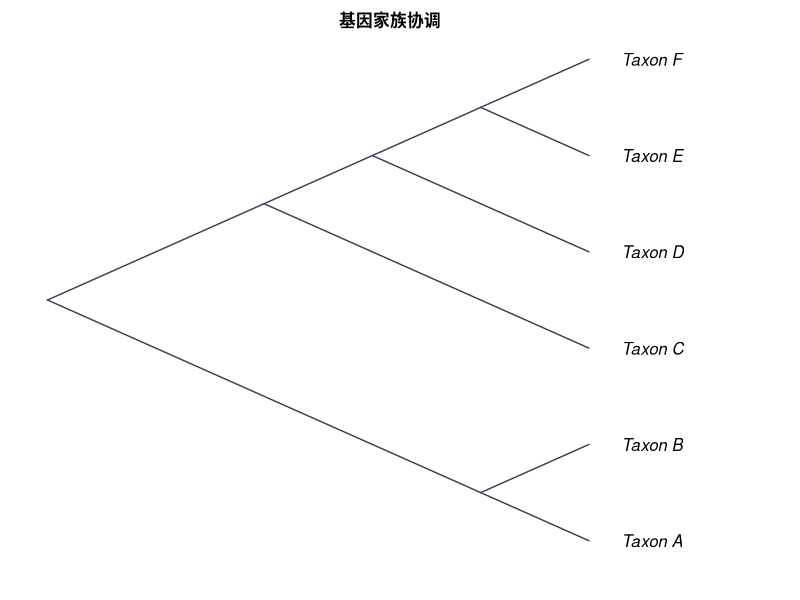

Recreate this plot in R.
#!/usr/bin/env Rscript
# CladeForge reproducible-analysis script
# Project : 基因家族协调
# Format  : CladeForge project v0.2.0
# Software: CladeForge 0.3.1 (this header is the provenance stamp a
#           reproducibility checklist asks for: software version, generation
#           time and the analysis parameters are printed beside the numbers)
# Generated: (timestamp omitted in fixture)
#
# PARAMETER SUMMARY (what the app used):
#   * parsimony: tie-break = parent-state first, then tip frequency, then
#     declaration order; the reported single path is ONE of possibly many
#     equally parsimonious reconstructions.
#   * Mk: each character's rate is the application's own fit (maximum-likelihood fit (1-D profile over the pruning likelihood)),
#     baked in at generation time; the script replays that number instead of
#     re-fitting, so its posteriors match what the app reported. Characters the
#     app could not fit fall back to 1 / mean(branch length) with a printed
#     note. Display threshold applied post hoc; the posterior is marginal
#     (per-node), NOT joint.
#   * The R implementation below computes the likelihood in ORDINARY space
#     while the app runs in log-space: values agree to floating-point noise on
#     modest trees but can drift on very large or very unbalanced ones.
#   * Node ancestral states asserted by the user in CladeForge are IGNORED by
#     the parsimony baseline (independent reference by design); the R script
#     reproduces that baseline, not the user's hypotheses.
#
# What this script reproduces, and what it does not:
#   REPRODUCED (same algorithms as the application):
#     * Sankoff parsimony with the project's step matrix (advisory baseline);
#     * equal-rates Mk ancestral-state reconstruction (pruning + up-pass), i.e.
#       the posterior probabilities the app reports.
#   APPROXIMATED:
#     * a PDF figure drawn from the same data — character-coloured tips,
#       posterior pies, legend — in the project's cladogram layout
#       (equal branch spacing, like the CladeForge cladogram (branch lengths ignored)). It is NOT a pixel copy of the on-screen figure: manual
#       node positions, collapsed clades, custom reticulation edges, era bands
#       and the interactive ladderising order are GUI state that ape does not
#       consume. The topology, tip labels, states and posteriors are identical;
#       the geometry is a same-data rendering.
#   Branch lengths: present, used as given.
# Run with: Rscript this_file.R   (install.packages("ape") if needed)

library(ape)

# The tree is assembled from vectors rather than parsed from Newick, so every
# label survives byte-exact even where ape's own reader would mangle it.
tree <- structure(
  list(
    edge = matrix(c(7, 8, 7, 9, 8, 1, 8, 2, 9, 3, 9, 10, 10, 4, 10, 11, 11, 5, 11, 6), ncol = 2, byrow = TRUE),
    edge.length = c(40, 40, 60, 60, 60, 30, 30, 15, 15, 15),
    Nnode = 5L,
    tip.label = c("Taxon_A", "Taxon_B", "Taxon_C", "Taxon_D", "Taxon_E", "Taxon_F"),
    node.label = c("物种根", "N1", "N2", "N3", "N4")
  ),
  class = "phylo"
)

# Branch lengths, with an explicit unit-length fallback: a cladogram-only project
# serialises no lengths at all, and 1 / mean(NULL) would poison every
# transition probability below.
bl <- tree$edge.length
if (is.null(bl) || !any(is.finite(bl) & bl > 0)) {
  bl <- rep(1, nrow(tree$edge))
  cat("NOTE: the tree carries no usable branch lengths; Mk probabilities and the\n")
  cat("      figure use unit (equal) branch lengths, i.e. topology-only inference.\n\n")
}

# Equal-rates Mk rate: one expected substitution per mean branch, so the
# transition probabilities are invariant to the tree's absolute scale. Every
# length above is already resolved the way the application resolves it (a
# recorded 0 is a real zero; unset / negative / non-finite became 1), so the mean
# runs over ALL of them — filtering here would drop zero-length and unmeasured
# edges from the average and make this script reconstruct at a different rate
# than the application reports. Deriving it from the fallback-protected bl
# above is what keeps the rate finite for a cladogram-only project.
#
# This fallback rate is used ONLY for a character the application itself could
# not fit (NULL rate below); characters with a baked rate replay the
# application's ML value, so the script's posteriors match the app's instead
# of drifting with the branch-length mean.
rate <- 1 / mean(bl)


characters <- list(

)

# --- helpers ----------------------------------------------------------------

## Equal-rates (ER) Mk transition matrix P(t): the same closed form used by
## CladeForge's inference assistant. The rate is scaled by the mean branch
## length so probabilities are invariant to the tree's absolute scale.
p_er <- function(t, k, rate) {
  e <- exp(-k * rate * t)
  P <- matrix(1 / k, k, k) - (1 / k) * e
  diag(P) <- 1 / k + ((k - 1) / k) * e
  P
}

## Sankoff parsimony down/up pass. 'cost' is k x k; tips absent from tip_states
## are treated as missing data.
sankoff <- function(tree, tip_states, states, cost) {
  ntip <- length(tree$tip.label)
  k <- length(states)
  sidx <- setNames(seq_len(k), states)
  x <- sidx[tip_states[tree$tip.label]]
  parent <- tree$edge[, 1]
  child <- tree$edge[, 2]
  kids <- split(child, parent)
  root <- setdiff(unique(parent), unique(child))
  g <- matrix(0, nrow = ntip + tree$Nnode, ncol = k)
  rownames(g) <- as.character(seq_len(ntip + tree$Nnode))
  ## Down-pass: internal node indices decrease from root, so descending order
  ## visits children before parents.
  for (v in sort(as.integer(names(kids)), decreasing = TRUE)) {
    for (i in seq_len(k)) {
      total <- 0
      for (ch in kids[[as.character(v)]]) {
        if (ch <= ntip) {
          xi <- x[[ch]]
          if (is.na(xi)) next
          total <- total + min(cost[i, ] + ifelse(seq_len(k) == xi, 0, Inf))
        } else {
          total <- total + min(cost[i, ] + g[as.character(ch), ])
        }
      }
      g[as.character(v), i] <- total
    }
  }
  ## Up-pass: assign each node a state minimising cost given its parent.
  node_state <- integer(ntip + tree$Nnode)
  walk <- function(v, parent_state) {
    base <- if (parent_state == 0L) rep(0, k) else cost[parent_state, ]
    scores <- base + g[as.character(v), ]
    best <- which.min(scores)
    node_state[v] <<- best
    for (ch in kids[[as.character(v)]]) {
      if (ch > ntip) walk(ch, best)
    }
  }
  walk(root, 0L)
  list(cost = min(g[as.character(root), ]),
       states = node_state, k = k)
}

## Equal-rates Mk marginal ancestral reconstruction: Felsenstein pruning
## (down-pass) + parent/sibling up-pass, normal space. Uses the script-level
## 'bl' (which already falls back to unit lengths when the tree has none) and the
## 'rate' is passed per character: the application's own ML fit for that
## character when it has one, else the 1 / mean usable branch length fallback.
## For very large or very unbalanced trees prefer log-space implementations
## (phangorn::ace, phytools).
mk_asr <- function(tree, tip_states, states, rate) {
  ntip <- length(tree$tip.label)
  k <- length(states)
  sidx <- setNames(seq_len(k), states)
  x <- sidx[tip_states[tree$tip.label]]
  parent <- tree$edge[, 1]
  child <- tree$edge[, 2]
  kids <- split(seq_along(child), parent)  # edge-row indices per parent
  root <- setdiff(unique(parent), unique(child))
  L <- matrix(1, nrow = ntip + tree$Nnode, ncol = k)
  rownames(L) <- as.character(seq_len(ntip + tree$Nnode))
  for (v in sort(as.integer(names(kids)), decreasing = TRUE)) {
    rows <- kids[[as.character(v)]]
    vec <- rep(1, k)
    for (r in rows) {
      ch <- child[r]
      m <- if (ch <= ntip) {
        xi <- x[[ch]]
        if (is.na(xi)) rep(1, k) else as.numeric(seq_len(k) == xi)
      } else L[as.character(ch), ]
      vec <- vec * (p_er(bl[r], k, rate) %*% m)
    }
    s <- sum(vec)
    L[as.character(v), ] <- if (s > 0) vec / s else rep(1 / k, k)
  }
  G <- matrix(1 / k, nrow = ntip + tree$Nnode, ncol = k)
  rownames(G) <- rownames(L)
  for (v in sort(as.integer(names(kids)))) {
    rows <- kids[[as.character(v)]]
    for (r in rows) {
      ch <- child[r]
      if (ch <= ntip) next
      sib_msg <- rep(1, k)
      for (r2 in rows) {
        ch2 <- child[r2]
        if (ch2 == ch) next
        m2 <- if (ch2 <= ntip) {
          xi <- x[[ch2]]
          if (is.na(xi)) rep(1, k) else as.numeric(seq_len(k) == xi)
        } else L[as.character(ch2), ]
        sib_msg <- sib_msg * (p_er(bl[r2], k, rate) %*% m2)
      }
      G[as.character(ch), ] <- p_er(bl[r], k, rate) %*% (G[as.character(v), ] * sib_msg)
      G[as.character(ch), ] <- G[as.character(ch), ] / sum(G[as.character(ch), ])
    }
  }
  post <- L * G
  post <- post / rowSums(post)
  list(posterior = post)
}

# --- analysis ---------------------------------------------------------------

cat("CladeForge reproducible analysis\n")
cat("Tree:", Ntip(tree), "tips,", tree$Nnode, "internal nodes\n\n")

internal_nodes <- (length(tree$tip.label) + 1):(length(tree$tip.label) + tree$Nnode)

for (ch in characters) {
  cat("== Character:", ch$name, "==\n")
  if (ch$type != "discrete" || length(ch$states) < 2) {
    cat("   continuous or single-state: exported as data only\n\n")
    next
  }
  scored <- ch$tips[names(ch$tips) %in% tree$tip.label]
  cost <- ch$cost
  if (is.null(cost)) {
    k <- length(ch$states)
    cost <- matrix(1, k, k); diag(cost) <- 0
  }
  sp <- sankoff(tree, scored, ch$states, cost)
  cat(sprintf("   Sankoff minimum cost: %g (step-matrix units)\n", sp$cost))
  ch_rate <- if (is.null(ch$rate)) {
    cat(sprintf("   NOTE: the application could not fit a rate for this character; using 1 / mean(branch length) = %g\n", rate))
    rate
  } else ch$rate
  asr <- mk_asr(tree, scored, ch$states, ch_rate)
  cat("   Mk posterior at each internal node (states:",
      paste(ch$states, collapse = " / "), ")\n")
  print(round(asr$posterior[as.character(internal_nodes), , drop = FALSE], 3))
  cat("\n")
}

# --- figure -----------------------------------------------------------------
# A same-data rendering of the GUI figure: character-coloured tips (first
# discrete character) + posterior pies at internal nodes + auto legend, in the
# layout the project is displayed as. Manual positions / collapsed clades /
# custom edges / era bands are GUI-only and are not reproduced here.

discrete <- Filter(function(ch) ch$type == "discrete" && length(ch$states) >= 2, characters)

# cairo_pdf renders unicode labels reliably; use pdf() if cairo is unavailable.
cairo_pdf("cladeforge_reconstruction.pdf", width = 9, height = 7)
par(mar = c(2, 1, 2, 2), xpd = NA)
cat("Figure layout: type = cladogram, use.edge.length = FALSE",
    "(equal branch spacing, like the CladeForge cladogram (branch lengths ignored))\n")
plot(tree, type = "cladogram", use.edge.length = FALSE,
     show.tip.label = TRUE,
     label.offset = 0.3,
     edge.color = "#374151", edge.width = 1.4)
title(main = "基因家族协调", cex.main = 1.0)

if (length(discrete) > 0) {
  main <- discrete[[1]]
  scored <- main$tips[names(main$tips) %in% tree$tip.label]
  k <- length(main$states)
  cost <- main$cost
  if (is.null(cost)) { cost <- matrix(1, k, k); diag(cost) <- 0 }

  tip_col <- rep("#6b7280", Ntip(tree))
  names(tip_col) <- tree$tip.label
  for (lab in names(scored)) tip_col[[lab]] <- main$colors[[match(scored[[lab]], main$states)]]
  tiplabels(pch = 16, col = tip_col, cex = 1.4, offset = 0.15)

  asr <- mk_asr(tree, scored, main$states, if (is.null(main$rate)) rate else main$rate)
  nodelabels(node = internal_nodes, pie = asr$posterior[as.character(internal_nodes), , drop = FALSE],
             piecol = main$colors, cex = 0.7)
  legend("topleft", legend = main$states, fill = main$colors,
         title = main$name, bty = "n", cex = 0.8)
}

dev.off()

cat("Wrote cladeforge_reconstruction.pdf\n")
